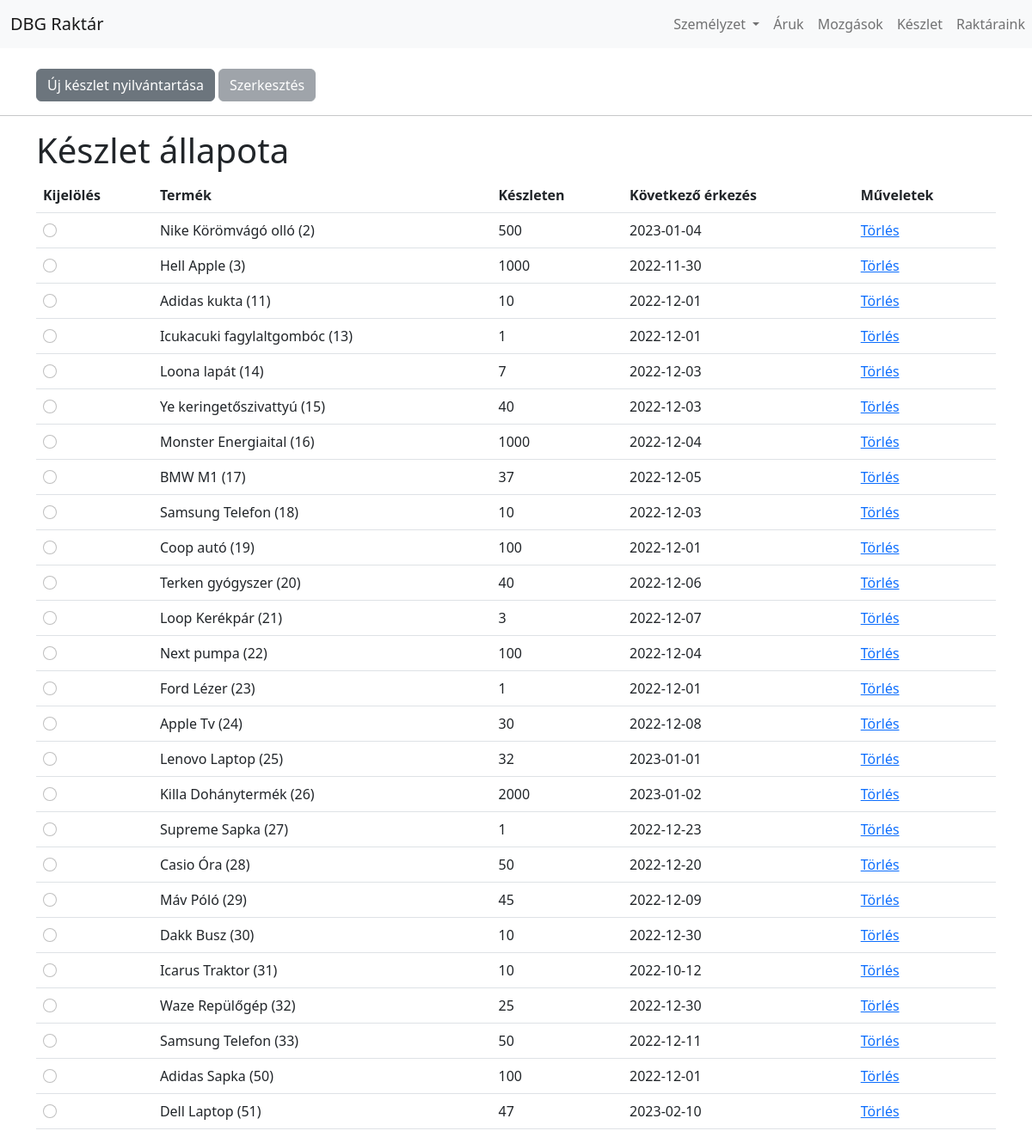
The page /keszlet.php on the database its author committed.
### tables this page shows
CREATE TABLE `keszlet` (
  `aru_azonosito` int(11) NOT NULL,
  `mennyiseg` int(11) NOT NULL,
  `kovetkezo_erkezes` date NOT NULL
);

CREATE TABLE `aru` (
  `azonosito` int(11) NOT NULL,
  `marka` varchar(50) NOT NULL,
  `nev` varchar(50) NOT NULL,
  `beszerzesi_ar` int(11) NOT NULL,
  `szin` varchar(20) NOT NULL,
  `raktar_azonosito` int(11) NOT NULL
);

### use/u_dao.php (called while the page is built, shortened)
<?php
function db_kapcsolat() {
	$host = "localhost";
	$uname = "root";
	$database = "raktar";
	$db = mysqli_connect($host, $uname, "", $database);
	mysqli_set_charset($db, 'utf8');
	return $db;
}
function specific_aru_lekerdez($id) {
	if (!($db = db_kapcsolat())) {
		return false;
	}
	$q = "SELECT * FROM aru WHERE azonosito = $id ORDER BY marka";
	$res = mysqli_query($db, $q);
	return $res;
}
function keszlet_lekerdez() {
	if(!($db = db_kapcsolat())) {
		return false;
	}
	$q = "SELECT * FROM keszlet";
	$res = mysqli_query($db, $q);
	return $res;
}

### keszlet.php (the view, shortened to what this page needs)
<?php
include_once('use/u_dao.php');
?>
<!doctype html>
<html lang="hu">
<head>
	<?php include_once('use/head_imports.php'); ?>
</head>
<body>
<?php include_once('use/navbar.php'); ?>
<br>
<div class="container">
	<button type="button" class="btn btn-secondary" data-bs-toggle="modal" data-bs-target="#ujRekord">
		Új készlet nyilvántartása
	</button>
	<button type="button" class="btn btn-secondary" data-bs-toggle="modal" data-bs-target="#szerkesztesModal" <?php if(!isset($_GET['id'])) {echo 'disabled';} ?>>
  		Szerkesztés
	</button>
</div>
<hr>
<div class="container">
	<h1>Készlet állapota</h1>
</div>
<div class="container">
	<table class="table">
		<tr>
			<th>Kijelölés
			</th>
			<th>Termék</th>
			<th>Készleten</th>
			<th>Következő érkezés</th>
			<th>Műveletek</th>
		</tr>
	<?php
		$keszlet = keszlet_lekerdez();
		while($fetch = mysqli_fetch_assoc($keszlet)) {
			$adottAru = mysqli_fetch_assoc(specific_aru_lekerdez($fetch['aru_azonosito']));
			echo '<tr>';
			echo '<td><input type="radio" class="form-check-input" onclick="window.location=\'keszlet.php?id='. $fetch['aru_azonosito'] .'\'" name="select" value="'. $fetch['aru_azonosito'] .'" ';
			if(isset($_GET['id']) && $_GET['id'] == $fetch['aru_azonosito']) { echo 'checked'; }
			echo '>';
			echo '<td>'. $adottAru["marka"] . ' ' . $adottAru['nev'] . ' (' . $fetch['aru_azonosito'] .')</td>';
			echo '<td>'. $fetch["mennyiseg"] .'</td>';
			echo '<td>'. $fetch["kovetkezo_erkezes"] .'</td>';
			echo '<td><a href="delete_keszlet.php?id='.$fetch['aru_azonosito'].'">Törlés</a></td>';
			echo '</tr>';
		}
	?>
</table>
</body>
</html>

### rows shown on the page
keszlet: aru_azonosito.marka "Nike", aru_azonosito.nev "Körömvágó olló", aru_azonosito "2", mennyiseg "500", kovetkezo_erkezes "2023-01-04"
keszlet: aru_azonosito.marka "Hell", aru_azonosito.nev "Apple", aru_azonosito "3", mennyiseg "1000", kovetkezo_erkezes "2022-11-30"
keszlet: aru_azonosito.marka "Adidas", aru_azonosito.nev "kukta", aru_azonosito "11", mennyiseg "10", kovetkezo_erkezes "2022-12-01"
keszlet: aru_azonosito.marka "Icukacuki", aru_azonosito.nev "fagylaltgombóc", aru_azonosito "13", mennyiseg "1", kovetkezo_erkezes "2022-12-01"
keszlet: aru_azonosito.marka "Loona", aru_azonosito.nev "lapát", aru_azonosito "14", mennyiseg "7", kovetkezo_erkezes "2022-12-03"
keszlet: aru_azonosito.marka "Ye", aru_azonosito.nev "keringetőszivattyú", aru_azonosito "15", mennyiseg "40", kovetkezo_erkezes "2022-12-03"
keszlet: aru_azonosito.marka "Monster", aru_azonosito.nev "Energiaital", aru_azonosito "16", mennyiseg "1000", kovetkezo_erkezes "2022-12-04"
keszlet: aru_azonosito.marka "BMW", aru_azonosito.nev "M1", aru_azonosito "17", mennyiseg "37", kovetkezo_erkezes "2022-12-05"
keszlet: aru_azonosito.marka "Samsung", aru_azonosito.nev "Telefon", aru_azonosito "18", mennyiseg "10", kovetkezo_erkezes "2022-12-03"
keszlet: aru_azonosito.marka "Coop", aru_azonosito.nev "autó", aru_azonosito "19", mennyiseg "100", kovetkezo_erkezes "2022-12-01"
keszlet: aru_azonosito.marka "Terken", aru_azonosito.nev "gyógyszer", aru_azonosito "20", mennyiseg "40", kovetkezo_erkezes "2022-12-06"
keszlet: aru_azonosito.marka "Loop", aru_azonosito.nev "Kerékpár", aru_azonosito "21", mennyiseg "3", kovetkezo_erkezes "2022-12-07"
keszlet: aru_azonosito.marka "Next", aru_azonosito.nev "pumpa", aru_azonosito "22", mennyiseg "100", kovetkezo_erkezes "2022-12-04"
keszlet: aru_azonosito.marka "Ford", aru_azonosito.nev "Lézer", aru_azonosito "23", mennyiseg "1", kovetkezo_erkezes "2022-12-01"
keszlet: aru_azonosito.marka "Apple", aru_azonosito.nev "Tv", aru_azonosito "24", mennyiseg "30", kovetkezo_erkezes "2022-12-08"
keszlet: aru_azonosito.marka "Lenovo", aru_azonosito.nev "Laptop", aru_azonosito "25", mennyiseg "32", kovetkezo_erkezes "2023-01-01"
keszlet: aru_azonosito.marka "Killa", aru_azonosito.nev "Dohánytermék", aru_azonosito "26", mennyiseg "2000", kovetkezo_erkezes "2023-01-02"
keszlet: aru_azonosito.marka "Supreme", aru_azonosito.nev "Sapka", aru_azonosito "27", mennyiseg "1", kovetkezo_erkezes "2022-12-23"
keszlet: aru_azonosito.marka "Casio", aru_azonosito.nev "Óra", aru_azonosito "28", mennyiseg "50", kovetkezo_erkezes "2022-12-20"
keszlet: aru_azonosito.marka "Máv", aru_azonosito.nev "Póló", aru_azonosito "29", mennyiseg "45", kovetkezo_erkezes "2022-12-09"
keszlet: aru_azonosito.marka "Dakk", aru_azonosito.nev "Busz", aru_azonosito "30", mennyiseg "10", kovetkezo_erkezes "2022-12-30"
keszlet: aru_azonosito.marka "Icarus", aru_azonosito.nev "Traktor", aru_azonosito "31", mennyiseg "10", kovetkezo_erkezes "2022-10-12"
keszlet: aru_azonosito.marka "Waze", aru_azonosito.nev "Repülőgép", aru_azonosito "32", mennyiseg "25", kovetkezo_erkezes "2022-12-30"
keszlet: aru_azonosito.marka "Samsung", aru_azonosito.nev "Telefon", aru_azonosito "33", mennyiseg "50", kovetkezo_erkezes "2022-12-11"
keszlet: aru_azonosito.marka "Adidas", aru_azonosito.nev "Sapka", aru_azonosito "50", mennyiseg "100", kovetkezo_erkezes "2022-12-01"
keszlet: aru_azonosito.marka "Dell", aru_azonosito.nev "Laptop", aru_azonosito "51", mennyiseg "47", kovetkezo_erkezes "2023-02-10"
